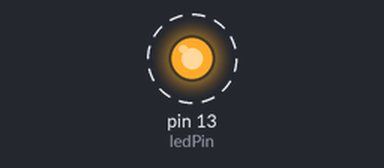
Bench run of a sketch on a simulated Arduino Uno, built with avr-gcc and run on an emulated ATmega328P. Parts: output pins drawn as LEDs (lit = HIGH). Dashed ring = blinking.

Above: at 0.4 s.
Timing chart, 0 to 3.0 s (numbered marks = the images above):
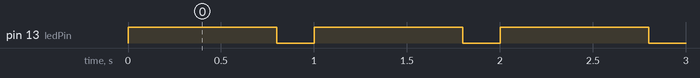

The sketch:

TeensyBlinker.ino
```cpp
// TeensyBlinker

    int ledPin = 13;

    void setup()
    {
        pinMode(ledPin, OUTPUT);
    }

    void loop()
    {
        digitalWrite(ledPin, HIGH);
        delay(800);
        digitalWrite(ledPin, LOW);
        delay(200);
    }
```

Measured:
- by itself, pin 13 (ledPin): alternates HIGH for 0.80 s and LOW for 0.20 s
